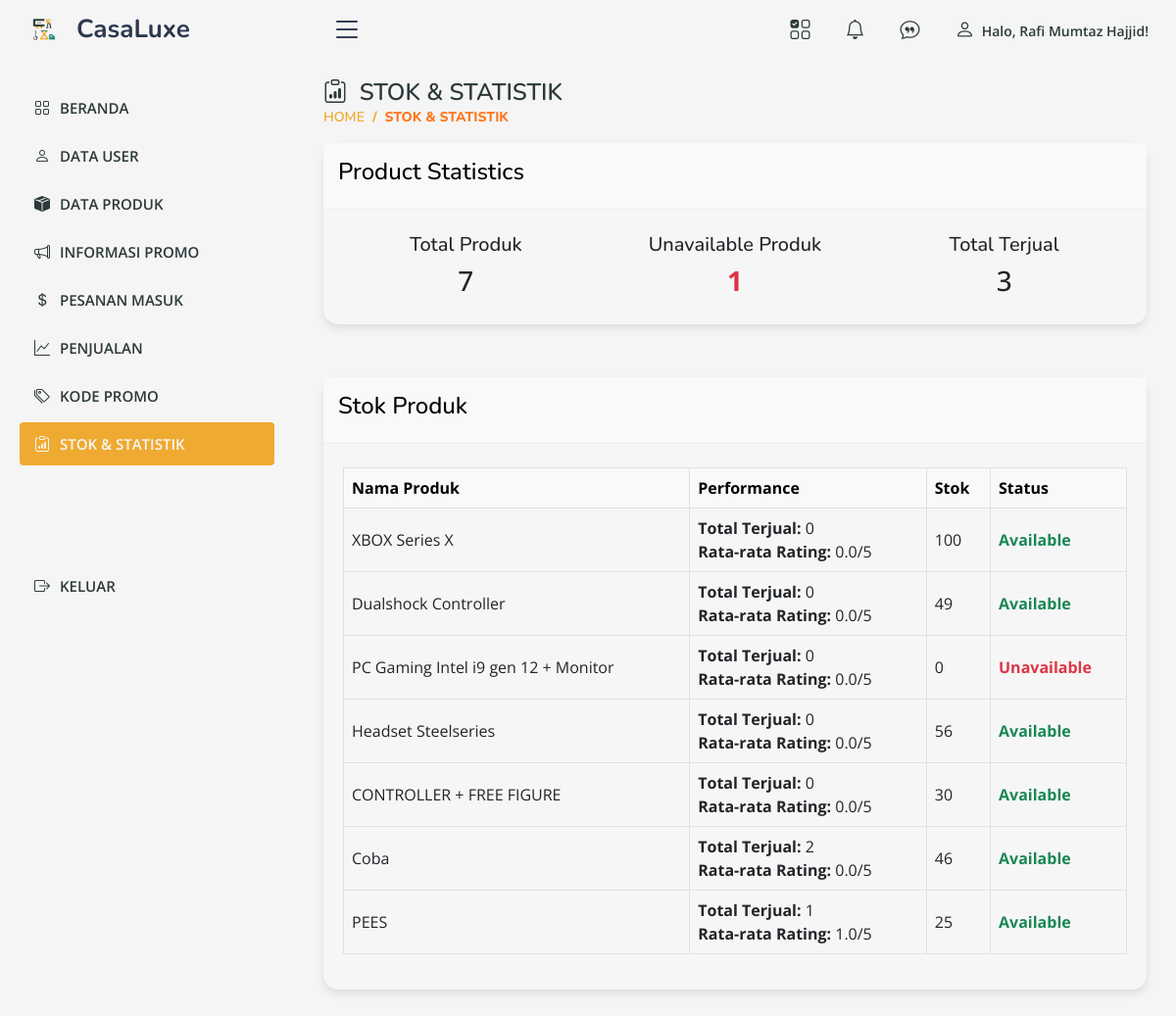
The app's page /admin/stok_produk.php (signed in), older data.
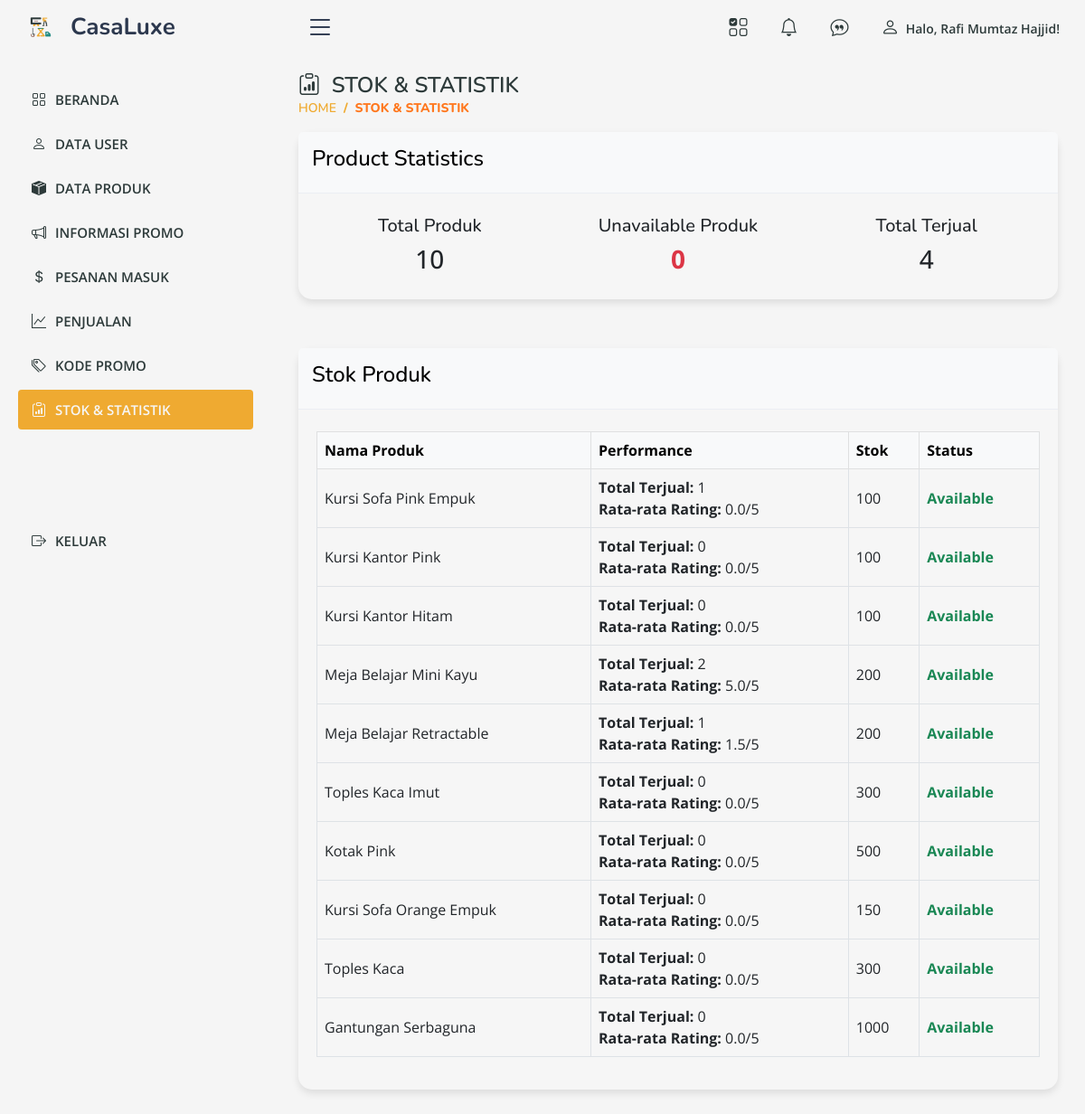
The same page, newer data.
### tables this page shows
CREATE TABLE `produk` (
  `id_produk` int(11) NOT NULL,
  `nama_produk` varchar(255) NOT NULL,
  `deskripsi` text NOT NULL,
  `harga` decimal(10,2) NOT NULL,
  `stok` int(11) NOT NULL,
  `id_kategori` int(11) NOT NULL,
  `created_at` datetime NOT NULL,
  `updated_at` datetime NOT NULL,
  `gambar` varchar(255) NOT NULL
);

### admin/stok_produk.php (the view, shortened to what this page needs)
<?php
include('../db.php');
$sqlStats = "
    SELECT
        COUNT(p.id_produk) AS total_produk,
        SUM(CASE WHEN p.stok = 0 THEN 1 ELSE 0 END) AS unavailable_produk,
        (SELECT SUM(pd.jumlah) FROM pesanan_detail pd JOIN pesanan ps ON pd.id_pesanan = ps.id_pesanan WHERE ps.status_pesanan != 'Dibatalkan') AS total_terjual
    FROM produk p
";
$resultStats = mysqli_query($kon, $sqlStats);
$stats = mysqli_fetch_assoc($resultStats);
$sqlProducts = "
    SELECT
        p.id_produk,
        p.nama_produk,
        p.stok,
        (SELECT SUM(pd.jumlah) FROM pesanan_detail pd JOIN pesanan ps ON pd.id_pesanan = ps.id_pesanan WHERE pd.id_produk = p.id_produk AND ps.status_pesanan != 'Dibatalkan') AS total_terjual,
        (SELECT AVG(rating_produk) FROM review_produk WHERE id_produk = p.id_produk) AS rata_rating
    FROM produk p
";
$resultProducts = mysqli_query($kon, $sqlProducts);
$products = mysqli_fetch_all($resultProducts, MYSQLI_ASSOC);
?>
<!DOCTYPE html>
<html lang="id">
<head>
    <link href="https://cdn.jsdelivr.net/npm/bootstrap@5.3.0/dist/css/bootstrap.min.css" rel="stylesheet">
    <?php
        include 'aset.php';
    ?>
</head>
<body>
    <?php require "atas.php"; ?>
    <?php require "menu.php"; ?>
    <main id="main" class="main">
        <div class="pagetitle">
            <h1><i class="bi bi-clipboard-data"></i>&nbsp; STOK & STATISTIK</h1>
            <nav>
                <ol class="breadcrumb">
                    <li class="breadcrumb-item"><a href="index.php">HOME</a></li>
                    <li class="breadcrumb-item active"> STOK & STATISTIK</li>
                </ol>
            </nav>
        </div>
        <div class="row mb-4">
            <div class="col-12">
                <div class="card">
                    <div class="card-header bg-light text-black">
                        <h4>Product Statistics</h4>
                    </div>
                    <br>
                    <div class="card-body">
                        <div class="row text-center">
                            <div class="col-md-4">
                                <h5>Total Produk</h5>
                                <p class="h3"><?= $stats['total_produk'] ?></p>
                            </div>
                            <div class="col-md-4">
                                <h5>Unavailable Produk</h5>
                                <p class="h3 text-danger"><?= $stats['unavailable_produk'] ?></p>
                            </div>
                            <div class="col-md-4">
                                <h5>Total Terjual</h5>
                                <p class="h3"><?= $stats['total_terjual'] ?? 0 ?></p>
                            </div>
                        </div>
                    </div>
                </div>
            </div>
        </div>
        <div class="row">
            <div class="col-12">
                <div class="card">
                    <div class="card-header bg-light text-black">
                        <h4>Stok Produk</h4>
                    </div>
                    <br>
                    <div class="card-body">
                        <table class="table table-bordered table-hover">
                            <thead class="table-light">
                                <tr>
                                    <th>Nama Produk</th>
                                    <th>Performance</th>
                                    <th>Stok</th>
                                    <th>Status</th>
                                </tr>
                            </thead>
                            <tbody>
                                <?php foreach ($products as $product): ?>
                                    <tr>
                                        <td><?= htmlspecialchars($product['nama_produk']) ?></td>
                                        <td>
                                            <strong>Total Terjual:</strong> <?= $product['total_terjual'] ?? 0 ?> <br>
                                            <strong>Rata-rata Rating:</strong> <?= number_format($product['rata_rating'] ?? 0, 1) ?>/5
                                        </td>
                                        <td><?= $product['stok'] ?></td>
                                        <td>
                                            <?php if ($product['stok'] > 0): ?>
                                                <span class="text-success">Available</span>
                                            <?php else: ?>
                                                <span class="text-danger">Unavailable</span>
                                            <?php endif; ?>
                                        </td>
                                    </tr>
                                <?php endforeach; ?>
                            </tbody>
                        </table>
                    </div>
                </div>
            </div>
        </div>
    </main>
</body>
</html>

Row changes from the older to the newer data that the page shows:
removed produk: nama_produk "PC Gaming Intel i9 gen 12 + Monitor", total_terjual "0", rata_rating "0.0", stok "0", shows "Unavailable"
removed produk: nama_produk "CONTROLLER + FREE FIGURE", total_terjual "0", rata_rating "0.0", stok "30", shows "Available"
changed produk: nama_produk "XBOX Series X" → "Kursi Sofa Pink Empuk"; total_terjual "0" → "1"
changed produk: nama_produk "Dualshock Controller" → "Kursi Kantor Pink"; stok "49" → "100"
changed produk: nama_produk "Headset Steelseries" → "Kursi Kantor Hitam"; stok "56" → "100"
changed produk: nama_produk "Coba" → "Meja Belajar Mini Kayu"; rata_rating "0.0" → "5.0"; stok "46" → "200"
changed produk: nama_produk "PEES" → "Meja Belajar Retractable"; rata_rating "1.0" → "1.5"; stok "25" → "200"
added produk: nama_produk "Toples Kaca Imut", total_terjual "0", rata_rating "0.0", stok "300", shows "Available"
added produk: nama_produk "Kotak Pink", total_terjual "0", rata_rating "0.0", stok "500", shows "Available"
added produk: nama_produk "Kursi Sofa Orange Empuk", total_terjual "0", rata_rating "0.0", stok "150", shows "Available"
added produk: nama_produk "Toples Kaca", total_terjual "0", rata_rating "0.0", stok "300", shows "Available"
added produk: nama_produk "Gantungan Serbaguna", total_terjual "0", rata_rating "0.0", stok "1000", shows "Available"
Text that changed along with them:
$stats['total_produk']: "7" → "10"
$stats['unavailable_produk']: "1" → "0"
$stats['total_terjual']: "3" → "4"
